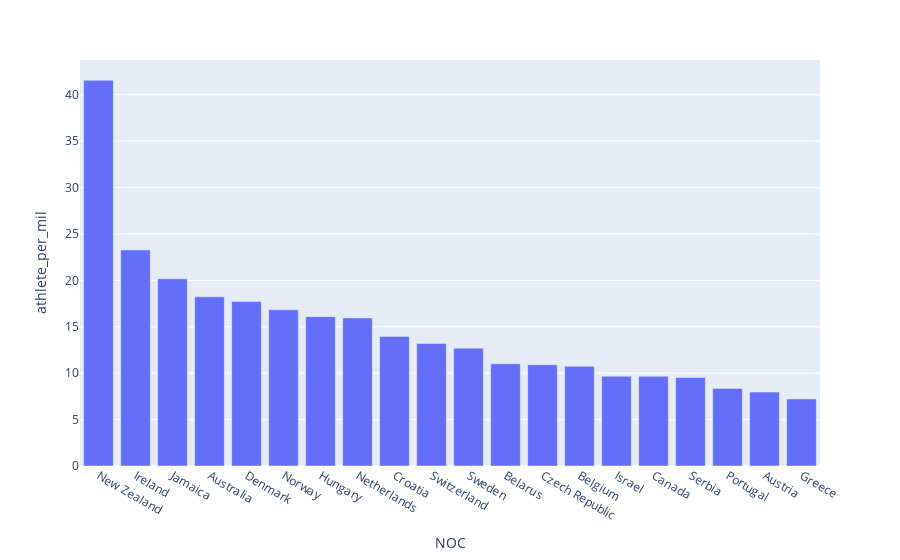

Notebook code cell kept with this figure:
### Code cell
# plot top 30 countries by athelete per 1 million population
fig = px.bar(athletes_per_mil.head(20), x="NOC", y='athlete_per_mil', hover_data=['NOC'])
fig.show()

### Figure 1 — Plotly figure (JSON) as saved in the notebook; plotly's stock layout.template omitted (floating-point values rounded to 4 significant figures)
{"data": [{"alignmentgroup": "True", "customdata": [["New Zealand"], ["Ireland"], ["Jamaica"], ["Australia"], ["Denmark"], ["Norway"], ["Hungary"], ["Netherlands"], ["Croatia"], ["Switzerland"], ["Sweden"], ["Belarus"], ["Czech Republic"], ["Belgium"], ["Israel"], ["Canada"], ["Serbia"], ["Portugal"], ["Austria"], ["Greece"]], "hoverlabel": {"namelength": 0}, "hovertemplate": "NOC=%{customdata[0]}<br>athlete_per_mil=%{y}", "legendgroup": "", "marker": {"color": "#636efa"}, "name": "", "offsetgroup": "", "orientation": "v", "showlegend": false, "textposition": "auto", "type": "bar", "x": ["New Zealand", "Ireland", "Jamaica", "Australia", "Denmark", "Norway", "Hungary", "Netherlands", "Croatia", "Switzerland", "Sweden", "Belarus", "Czech Republic", "Belgium", "Israel", "Canada", "Serbia", "Portugal", "Austria", "Greece"], "xaxis": "x", "y": [41.56, 23.28, 20.18, 18.23, 17.72, 16.83, 16.09, 15.96, 13.96, 13.19, 12.7, 11.01, 10.91, 10.75, 9.67, 9.667, 9.543, 8.36, 7.962, 7.232], "yaxis": "y"}], "layout": {"barmode": "relative", "legend": {"tracegroupgap": 0}, "margin": {"t": 60}, "xaxis": {"anchor": "y", "domain": [0, 1], "title": {"text": "NOC"}}, "yaxis": {"anchor": "x", "domain": [0, 1], "title": {"text": "athlete_per_mil"}}}}
